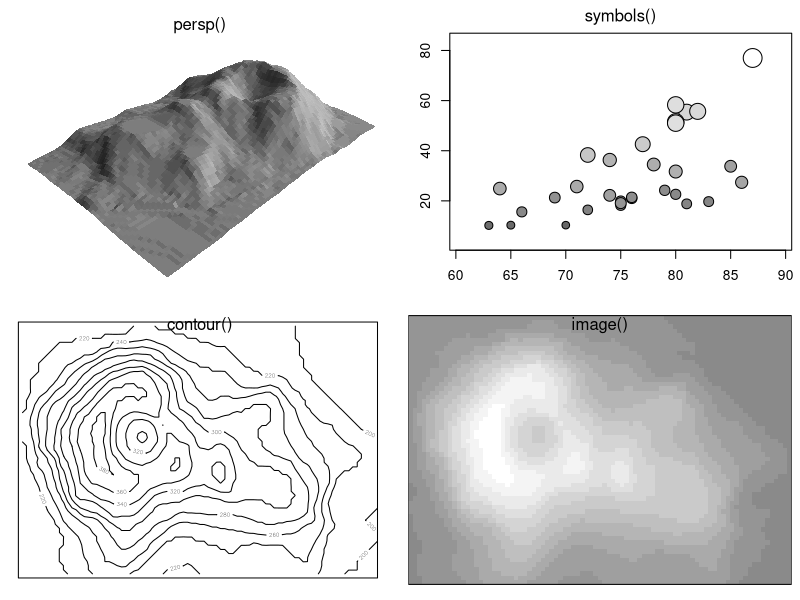

Reproduce this figure in R.
par(mfrow=c(2, 2))
z <- 2 * volcano        # Exaggerate the relief
x <- 10 * (1:nrow(z))   # 10 meter spacing (S to N)
y <- 10 * (1:ncol(z))   # 10 meter spacing (E to W)
# Don't draw the grid lines :  border = NA
par(mar=rep(0, 4))
persp(x, y, z, theta = 135, phi = 30, col = "light grey", scale = FALSE,
      ltheta = -120, shade = 0.75, border = NA, box = FALSE)
mtext("persp()", side=3, line=-2)
par(mar=c(3, 3, 2, 0.5))
# Note that  example(trees)  shows more sensible plots!
N <- nrow(trees)
attach(trees)
# Girth is diameter in inches
symbols(Height, Volume, circles=Girth/24, inches=FALSE,
        main="", xlab="", ylab="", bg=grey(Girth/max(Girth)))
mtext("symbols()", side=3, line=0.5)
par(mar=rep(0.5, 4))
contour(x, y, z, asp=1, labcex=0.35, axes=FALSE)
rect(0, 0, 870, 620)
mtext("contour()", side=3, line=-1.5)
image(x, y, z, asp=1, col=grey(0.5 + 1:12/24), xlab="", ylab="", axes=FALSE)
rect(min(x)-5, min(y)-5, max(x)+5, max(y)+5)
mtext("image()", side=3, line=-1.5)
